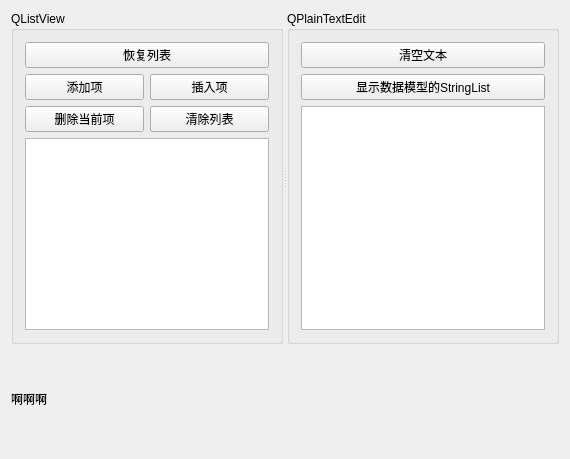
<?xml version="1.0" encoding="UTF-8"?>
<ui version="4.0">
 <class>Widget</class>
 <widget class="QWidget" name="Widget">
  <property name="geometry">
   <rect>
    <x>0</x>
    <y>0</y>
    <width>570</width>
    <height>459</height>
   </rect>
  </property>
  <property name="windowTitle">
   <string>Widget</string>
  </property>
  <layout class="QVBoxLayout" name="verticalLayout_3">
   <item>
    <widget class="QSplitter" name="splitter">
     <property name="orientation">
      <enum>Qt::Horizontal</enum>
     </property>
     <widget class="QGroupBox" name="groupBox">
      <property name="title">
       <string>QListView</string>
      </property>
      <layout class="QVBoxLayout" name="verticalLayout">
       <item>
        <layout class="QGridLayout" name="gridLayout">
         <item row="1" column="0">
          <widget class="QPushButton" name="btnListAppend">
           <property name="text">
            <string>添加项</string>
           </property>
          </widget>
         </item>
         <item row="1" column="1">
          <widget class="QPushButton" name="btnListInsert">
           <property name="text">
            <string>插入项</string>
           </property>
          </widget>
         </item>
         <item row="2" column="0">
          <widget class="QPushButton" name="btnListDelete">
           <property name="text">
            <string>删除当前项</string>
           </property>
          </widget>
         </item>
         <item row="2" column="1">
          <widget class="QPushButton" name="btnListClear">
           <property name="text">
            <string>清除列表</string>
           </property>
          </widget>
         </item>
         <item row="0" column="0" colspan="2">
          <widget class="QPushButton" name="btnListRec">
           <property name="text">
            <string>恢复列表</string>
           </property>
          </widget>
         </item>
        </layout>
       </item>
       <item>
        <widget class="QListView" name="listView"/>
       </item>
      </layout>
     </widget>
     <widget class="QGroupBox" name="groupBox_2">
      <property name="title">
       <string>QPlainTextEdit</string>
      </property>
      <layout class="QVBoxLayout" name="verticalLayout_2">
       <item>
        <widget class="QPushButton" name="btnClearText">
         <property name="text">
          <string>清空文本</string>
         </property>
        </widget>
       </item>
       <item>
        <widget class="QPushButton" name="btnTextImport">
         <property name="text">
          <string>显示数据模型的StringList</string>
         </property>
        </widget>
       </item>
       <item>
        <widget class="QPlainTextEdit" name="plainTextEdit"/>
       </item>
      </layout>
     </widget>
    </widget>
   </item>
   <item>
    <widget class="QLabel" name="label">
     <property name="text">
      <string>啊啊啊</string>
     </property>
    </widget>
   </item>
  </layout>
 </widget>
 <layoutdefault spacing="6" margin="11"/>
 <resources/>
 <connections>
  <connection>
   <sender>btnClearText</sender>
   <signal>clicked()</signal>
   <receiver>plainTextEdit</receiver>
   <slot>clear()</slot>
   <hints>
    <hint type="sourcelabel">
     <x>429</x>
     <y>56</y>
    </hint>
    <hint type="destinationlabel">
     <x>429</x>
     <y>271</y>
    </hint>
   </hints>
  </connection>
 </connections>
</ui>
